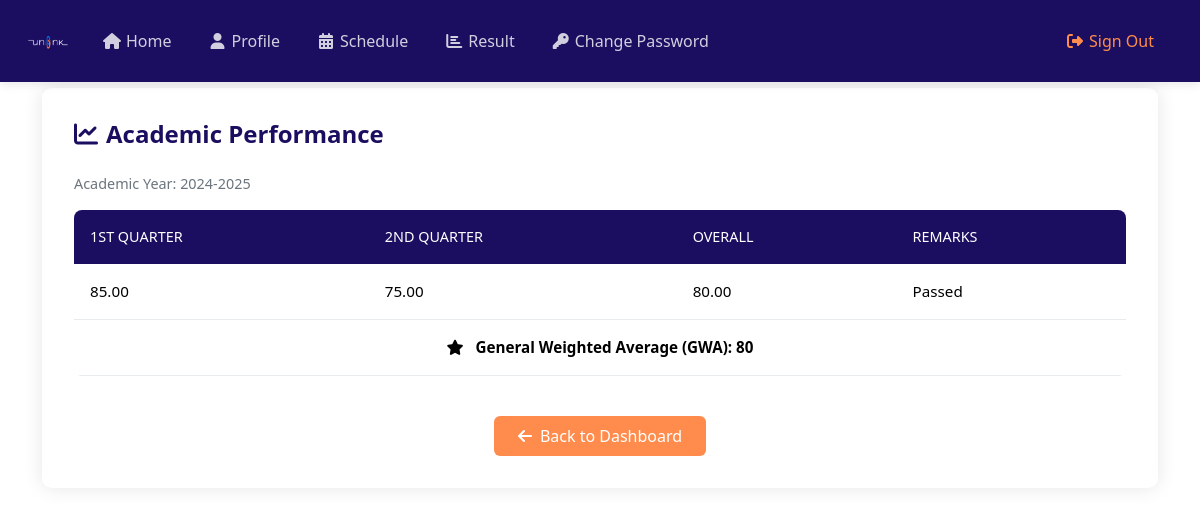
Screenshot of /Student/result.php (signed in) with the database file from the repository.
### tables this page shows
CREATE TABLE `quarterly_grades` (
  `id` int(11) NOT NULL,
  `student_id` varchar(255) DEFAULT NULL,
  `course_name` varchar(255) DEFAULT NULL,
  `first_quarter` decimal(5,2) DEFAULT NULL,
  `second_quarter` decimal(5,2) DEFAULT NULL,
  `overall` decimal(5,2) DEFAULT NULL,
  `remarks` text DEFAULT NULL,
  `academic_year` varchar(20) DEFAULT NULL
);

### Student/result.php (the view, shortened to what this page needs)
<?php
if (isset($_SESSION['student_id']) &&
    isset($_SESSION['role'])) {
    if ($_SESSION['role'] == 'Student') {
     include "../DB_connection.php";
     $student_id = $_SESSION['student_id'];
     $academic_year = date("Y")."-".(date("Y")+1);
     $sql = "SELECT * FROM quarterly_grades WHERE student_id = ? AND academic_year = ?";
     $stmt = $conn->prepare($sql);
     $stmt->execute([$student_id, $academic_year]);
     $grades = $stmt->fetchAll();
?>
<?php
    include "inc/header.php";
?>
<body>
    <?php
        include "inc/navbar.php";
    ?>
    <div class="container">
        <div class="result-container">
            <h2 class="page-title">
                <i class="fas fa-chart-line"></i>
                Academic Performance
            </h2>
            <div class="academic-year">
                Academic Year: <?php echo htmlspecialchars($academic_year); ?>
            </div>
            <div class="table-responsive">
                <table class="table result-table">
                    <thead>
                        <tr>
                            <th>1st Quarter</th>
                            <th>2nd Quarter</th>
                            <th>Overall</th>
                            <th>Remarks</th>
                        </tr>
                    </thead>
                    <tbody>
                        <?php
                        if ($grades && count($grades) > 0) {
                            $total_overall = 0;
                            foreach ($grades as $grade) {
                                $total_overall += $grade['overall'];
                        ?>
                            <tr>
                                <td><?= htmlspecialchars($grade['first_quarter']) ?></td>
                                <td><?= htmlspecialchars($grade['second_quarter']) ?></td>
                                <td><?= htmlspecialchars($grade['overall']) ?></td>
                                <td><?= htmlspecialchars($grade['remarks']) ?></td>
                            </tr>
                        <?php
                            }
                            $gwa = round($total_overall / count($grades), 2);
                        ?>
                            <tr class="gwa-row">
                                <td colspan="4" class="text-center">
                                    <i class="fas fa-star me-2"></i>
                                    General Weighted Average (GWA): <?php echo $gwa; ?>
                                </td>
                            </tr>
                        <?php } ?>
                    </tbody>
                </table>
                <div class="text-center">
                    <a href="index.php" class="btn back-btn text-white">
                        <i class="fas fa-arrow-left"></i>
                        Back to Dashboard
                    </a>
                </div>
            </div>
        </div>
    </div>
</body>
</html>
<?php
    } else {
        header("Location: ../login.php");
        exit;
    }
} else {
    header("Location: ../login.php");
    exit;
}
?>

### Student/inc/header.php (style rules this page uses)
body { padding-top: 56px; }

### Student/result.php (style rules this page uses)
.result-container { background: #fff; border-radius: 10px; box-shadow: 0 0 20px rgba(0,0,0,0.1); padding: 2rem; margin-top: 2rem; }
.page-title { color: #1B0E60; font-size: 1.5rem; font-weight: 600; margin-bottom: 1.5rem; display: flex; align-items: center; gap: 0.5rem; }
.result-table { border-radius: 8px; overflow: hidden; border: none; }
.result-table thead th { background-color: #1B0E60 !important; color: white; font-weight: 500; text-transform: uppercase; font-size: 0.9rem; padding: 1rem; border: none; }
.result-table tbody td { padding: 1rem; vertical-align: middle; border-color: #e9ecef; font-size: 0.95rem; }
.gwa-row { background-color: #f8f9fa; font-weight: 600; color: #1B0E60; }
.back-btn { background-color: #FF8C4C !important; border: none; padding: 0.5rem 1.5rem; border-radius: 6px; transition: all 0.3s ease; font-weight: 500; display: inline-flex; align-items: center; gap: 0.5rem; margin-top: 1.5rem; }
.academic-year { color: #6c757d; font-size: 0.9rem; margin-bottom: 1rem; }

### rows the page displays
quarterly_grades: first_quarter "85.00", second_quarter "75.00", overall "80.00", remarks "Passed"

### other values shown
$academic_year "2024-2025"
$gwa "80"
